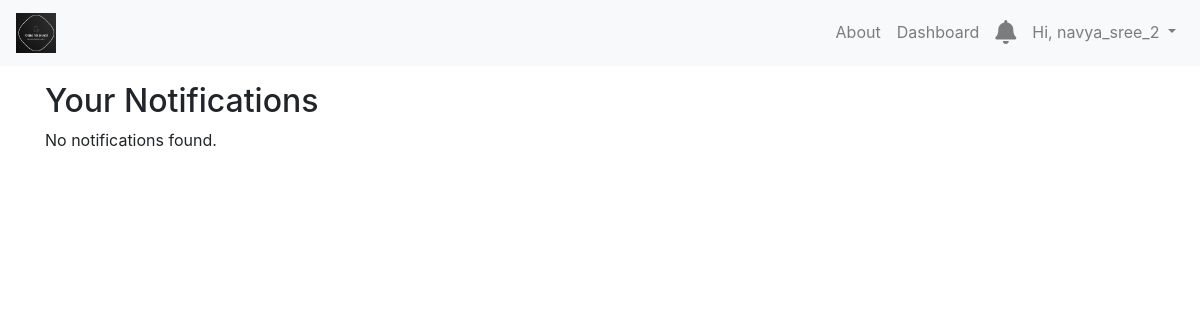
/dashboard/notifications (signed in), run on an earlier commit of the app's database.
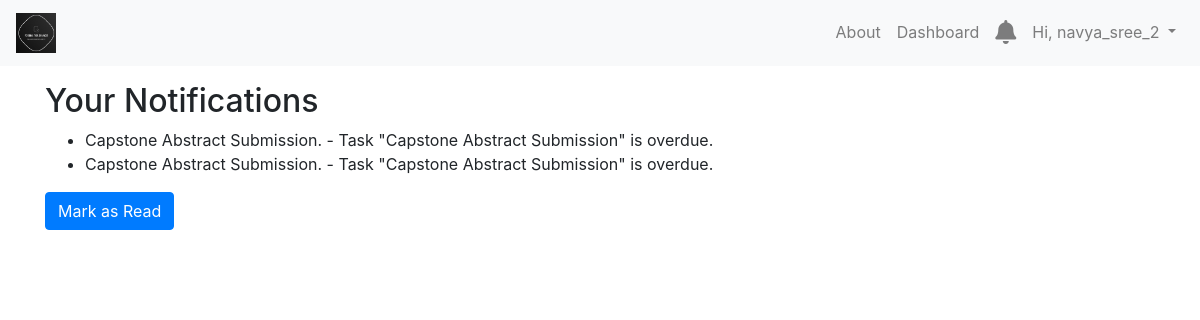
And on a later commit of the database.
### tasks/models.py (models this page shows, shortened)
class Notification(models.Model):
    user = models.ForeignKey(User, on_delete=models.CASCADE)
    verb = models.CharField(max_length=255)
    message = models.TextField()
    created_at = models.DateTimeField(default=timezone.now)
    is_read = models.BooleanField(default=False)

### tasks/views.py (the view)
# urls.py: path('dashboard/notifications', views.notifications_view, name='notifications'),
def notifications_view(request):
    notifications = Notification.objects.filter(user=request.user).order_by('-created_at')
    return render(request, 'notifications.html', {'notifications': notifications})

### tasks/templates/notifications.html (shortened to what this page needs)
{% extends 'base.html' %}
{% block content %}
<h2>Your Notifications</h2>
{% if notifications %}
    <ul>
        {% for notification in notifications %}
            <li>{{ notification.verb }} - {{ notification.message }}</li>
        {% endfor %}
    </ul>
    <form method="POST" action="{% url 'mark_notifications_read' %}">
        <button type="submit" class="btn btn-primary">Mark as Read</button>
    </form>
{% else %}
    <p>No notifications found.</p>
{% endif %}
{% endblock %}

### tasks/templates/base.html (shortened to what this page needs)
{% load static %}
<!DOCTYPE html>
<html lang="en">
<head>
    <link href="https://stackpath.bootstrapcdn.com/bootstrap/4.5.2/css/bootstrap.min.css" rel="stylesheet">
    <link rel="stylesheet" href="https://cdnjs.cloudflare.com/ajax/libs/font-awesome/5.15.4/css/all.min.css">
</head>
<body>
    <nav class="navbar navbar-expand-lg navbar-light bg-light">
        <a class="navbar-brand" href="{% url 'dashboard' %}">
            <img src="{% static 'tasks/images/logo.png' %}" alt="Logo" width="40" height="40" class="d-inline-block align-top">
        </a>
        <div class="collapse navbar-collapse" id="navbarNav">
            <ul class="navbar-nav ml-auto">
                <li class="nav-item">
                    <a class="nav-link" href="{% url 'about' %}">About</a>
                </li>
                {% if user.is_authenticated %}
                    <li class="nav-item">
                        <a class="nav-link" href="{% url 'dashboard' %}">Dashboard</a>
                    </li>
                    <li class="nav-item">
                        <a class="nav-link" href="{% url 'notifications' %}">
                            <i class="fas fa-bell" style="position: relative; font-size: 24px;"></i>
                        </a>
                    </li>
                    <li class="nav-item dropdown">
                        <a class="nav-link dropdown-toggle" href="#" id="navbarDropdown" role="button" data-toggle="dropdown" aria-haspopup="true" aria-expanded="false">
                            Hi, {{ user.username }}
                        </a>
                    </li>
                {% endif %}
            </ul>
        </div>
    </nav>
    <div class="container mt-3">
        {% block content %}
        {% endblock %}
    </div>
</body>
</html>

What changed in the data, as far as the page shows it:
added Notification: verb "Capstone Abstract Submission.", message "Task \"Capstone Abstract Submission\" is overdue."
added Notification: verb "Capstone Abstract Submission.", message "Task \"Capstone Abstract Submission\" is overdue."
Also different on the page:
text no longer shown: "No notifications found."
text now shown: "Mark as Read"
